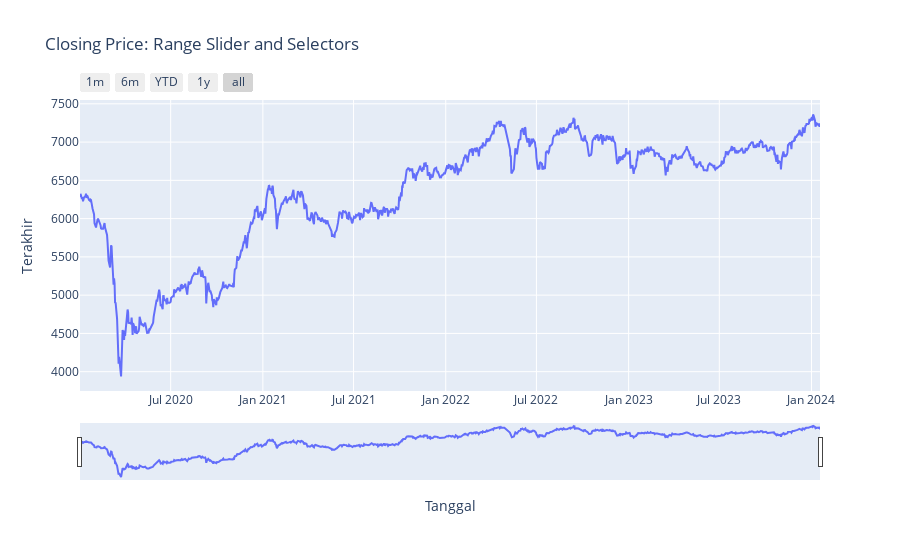

Notebook code for this chart:
### Code cell
fig = px.line(df,x="Tanggal",y="Terakhir",title="Closing Price: Range Slider and Selectors")
fig.update_xaxes(rangeslider_visible=True,rangeselector=dict(
    buttons=list([
        dict(count=1,label="1m",step="month",stepmode="backward"),
        dict(count=6,label="6m",step="month",stepmode="backward"),
        dict(count=1,label="YTD",step="year",stepmode="todate"),
        dict(count=1,label="1y",step="year",stepmode="backward"),
        dict(step="all")
])))

### Figure 1 — Plotly figure (JSON) as saved in the notebook; plotly's stock layout.template omitted (floating-point values rounded to 4 significant figures; data arrays with more than 128 entries replaced by an {"elided": "..."} marker saying what was removed)
{"data": [{"hovertemplate": "Tanggal=%{x}<br>Terakhir=%{y}<extra></extra>", "legendgroup": "", "line": {"color": "#636efa", "dash": "solid"}, "marker": {"symbol": "circle"}, "mode": "lines", "name": "", "orientation": "v", "showlegend": false, "type": "scatter", "x": {"elided": "988 str values"}, "xaxis": "x", "y": {"elided": "988 float values"}, "yaxis": "y"}], "layout": {"legend": {"tracegroupgap": 0}, "title": {"text": "Closing Price: Range Slider and Selectors"}, "xaxis": {"anchor": "y", "domain": [0, 1], "rangeselector": {"buttons": [{"count": 1, "label": "1m", "step": "month", "stepmode": "backward"}, {"count": 6, "label": "6m", "step": "month", "stepmode": "backward"}, {"count": 1, "label": "YTD", "step": "year", "stepmode": "todate"}, {"count": 1, "label": "1y", "step": "year", "stepmode": "backward"}, {"step": "all"}]}, "rangeslider": {"visible": true}, "title": {"text": "Tanggal"}}, "yaxis": {"anchor": "x", "domain": [0, 1], "title": {"text": "Terakhir"}}}}
